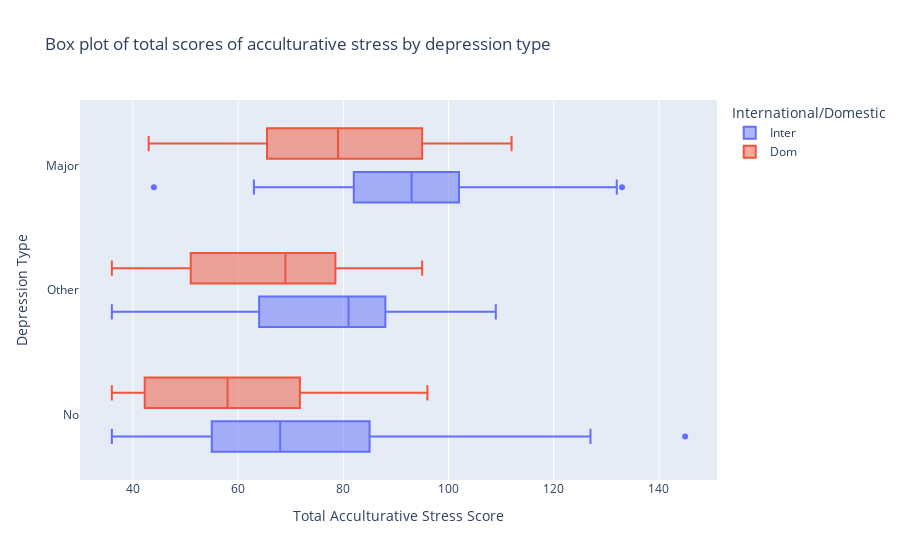

Notebook code cell kept with this figure:
### Code cell
# Build a box plot of the ToAS score by DepType, colored by inter_dom
fig = px.box(
    data_frame=students, 
    x='ToAS', 
    y='DepType', 
    color='inter_dom', 
    title='Box plot of total scores of acculturative stress by depression type',
    labels={
        'ToAS': 'Total Acculturative Stress Score', 
        'DepType': 'Depression Type', 
        'inter_dom': 'International/Domestic'
    }
)
fig.show()

### Figure 1 — Plotly figure (JSON) as saved in the notebook; plotly's stock layout.template omitted (floating-point values rounded to 4 significant figures; data arrays with more than 128 entries replaced by an {"elided": "..."} marker saying what was removed)
{"data": [{"alignmentgroup": "True", "hovertemplate": "International/Domestic=Inter<br>Total Acculturative Stress Score=%{x}<br>Depression Type=%{y}<extra></extra>", "legendgroup": "Inter", "marker": {"color": "#636efa"}, "name": "Inter", "notched": false, "offsetgroup": "Inter", "orientation": "h", "showlegend": true, "type": "box", "x": {"elided": "201 int values"}, "x0": " ", "xaxis": "x", "y": {"elided": "201 str values"}, "y0": " ", "yaxis": "y"}, {"alignmentgroup": "True", "hovertemplate": "International/Domestic=Dom<br>Total Acculturative Stress Score=%{x}<br>Depression Type=%{y}<extra></extra>", "legendgroup": "Dom", "marker": {"color": "#EF553B"}, "name": "Dom", "notched": false, "offsetgroup": "Dom", "orientation": "h", "showlegend": true, "type": "box", "x": [81, 37, 72, 43, 36, 56, 71, 36, 96, 37, 90, 75, 77, 43, 52, 66, 65, 96, 44, 49, 36, 60, 74, 60, 42, 90, 90, 81, 39, 112, 89, 65, 49, 75, 66, 82, 72, 40, 58, 36, 57, 43, 72, 42, 84, 67, 37, 69, 95, 58, 109, 60, 64, 40, 36, 76, 67, 44, 74, 94, 36, 76, 74, 50, 43, 44, 61], "x0": " ", "xaxis": "x", "y": ["Major", "No", "No", "No", "Other", "No", "No", "No", "Major", "Other", "No", "Major", "Major", "Major", "No", "No", "Other", "No", "No", "No", "No", "No", "No", "No", "No", "No", "Major", "Other", "No", "Major", "No", "No", "Major", "No", "Other", "No", "Other", "No", "No", "No", "Major", "No", "No", "No", "No", "No", "No", "No", "Other", "No", "Major", "No", "No", "No", "No", "Other", "No", "No", "Major", "Major", "No", "No", "No", "No", "No", "No", "No"], "y0": " ", "yaxis": "y"}], "layout": {"boxmode": "group", "legend": {"title": {"text": "International/Domestic"}, "tracegroupgap": 0}, "title": {"text": "Box plot of total scores of acculturative stress by depression type"}, "xaxis": {"anchor": "y", "domain": [0, 1], "title": {"text": "Total Acculturative Stress Score"}}, "yaxis": {"anchor": "x", "domain": [0, 1], "title": {"text": "Depression Type"}}}}
